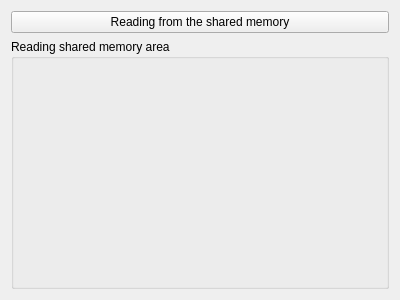
<?xml version="1.0" encoding="UTF-8"?>
<ui version="4.0">
 <class>Widget</class>
 <widget class="QWidget" name="Widget">
  <property name="geometry">
   <rect>
    <x>0</x>
    <y>0</y>
    <width>400</width>
    <height>300</height>
   </rect>
  </property>
  <property name="windowTitle">
   <string>Widget</string>
  </property>
  <layout class="QVBoxLayout" name="verticalLayout">
   <item>
    <widget class="QPushButton" name="readButton">
     <property name="text">
      <string>Reading from the shared memory</string>
     </property>
    </widget>
   </item>
   <item>
    <widget class="QGroupBox" name="groupBox">
     <property name="title">
      <string>Reading shared memory area</string>
     </property>
     <layout class="QVBoxLayout" name="verticalLayout_2">
      <item>
       <widget class="QLabel" name="label">
        <property name="text">
         <string/>
        </property>
       </widget>
      </item>
     </layout>
    </widget>
   </item>
  </layout>
 </widget>
 <layoutdefault spacing="6" margin="11"/>
 <resources/>
 <connections/>
</ui>
